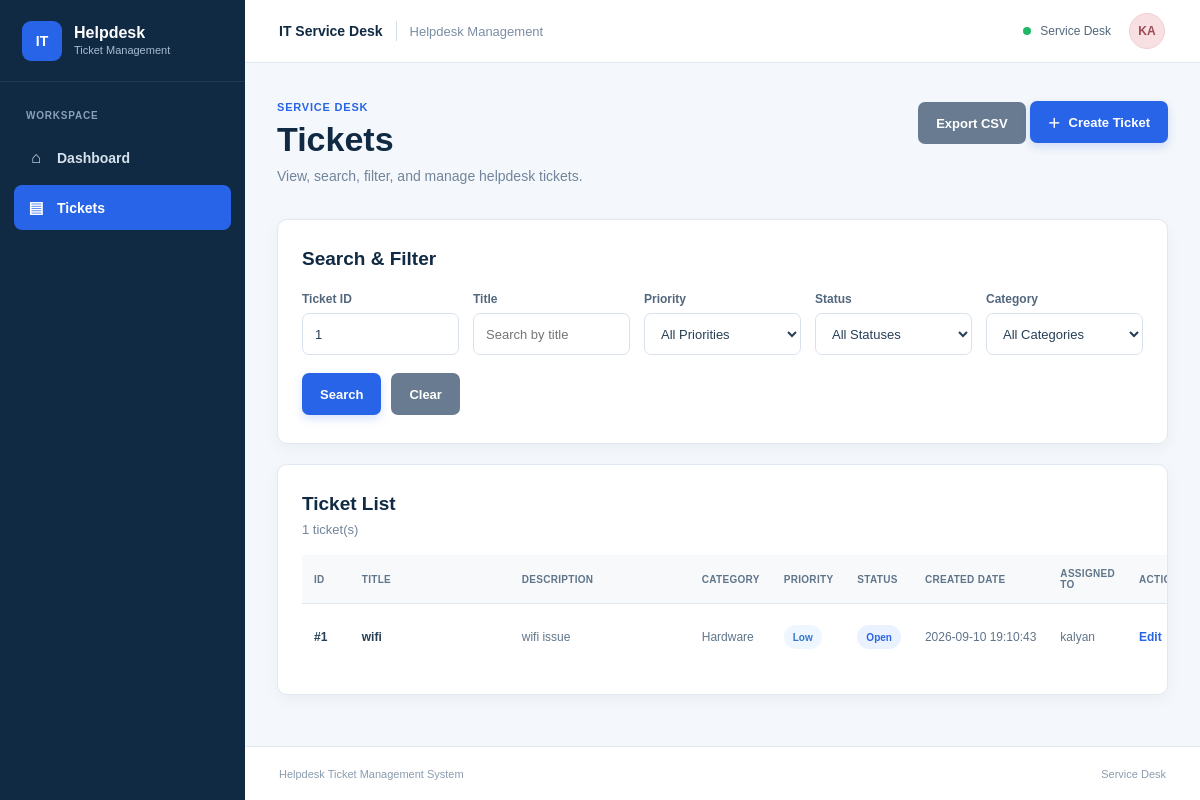
Screenshot of /tickets?ticket_id=1 (signed in) with the database file from the repository.
### tables this page shows
CREATE TABLE tickets (
                id INTEGER PRIMARY KEY AUTOINCREMENT,
                title TEXT NOT NULL,
                description TEXT NOT NULL,
                category TEXT NOT NULL,
                priority TEXT NOT NULL,
                status TEXT NOT NULL,
                created_date TEXT NOT NULL,
                assigned_to TEXT NOT NULL
            );

### app.py (the view)
@app.route("/tickets")
def tickets():
    if not session.get("logged_in"):
        return redirect(url_for("login"))
    ticket_id = request.args.get("ticket_id", "").strip()
    title = request.args.get("title", "").strip()
    priority = request.args.get("priority", "").strip()
    status = request.args.get("status", "").strip()
    category = request.args.get("category", "").strip()
    try:
        filtered_tickets = search_tickets(
            ticket_id=ticket_id or None,
            title=title or None,
            priority=priority or None,
            status=status or None,
            category=category or None,
        )
    except ValueError as error:
        flash(str(error), "danger")
        filtered_tickets = get_all_tickets()
    return render_template(
        "tickets.html",
        tickets=filtered_tickets,
        priorities=PRIORITIES,
        statuses=STATUSES,
        categories=CATEGORIES,
        selected_ticket_id=ticket_id,
        selected_title=title,
        selected_priority=priority,
        selected_status=status,
        selected_category=category,
    )

### database/db.py (called while the page is built)
def get_connection():
    connection = sqlite3.connect(DATABASE_PATH)
    connection.row_factory = sqlite3.Row
    return connection

### templates/tickets.html (shortened to what this page needs)
{% extends "base.html" %}
{% block content %}
<div class="page-heading">
    <div>
        <div class="eyebrow">SERVICE DESK</div>
        <h1>Tickets</h1>
        <p>
            View, search, filter, and manage helpdesk tickets.
        </p>
    </div>
    <div class="page-heading-actions">
        {% if session.get("role") == "Admin" %}
            <a href="{{ url_for('export_tickets_page') }}" class="btn btn-secondary">
                Export CSV
            </a>
        {% endif %}
        <a href="{{ url_for('create_ticket_page') }}" class="btn btn-primary">
            <span>＋</span>
            Create Ticket
        </a>
    </div>
</div>
<div class="card filter-card">
    <h2>Search &amp; Filter</h2>
    <form method="GET" action="{{ url_for('tickets') }}">
        <div class="filter-grid">
            <div class="form-group">
                <label for="ticket_id">
                    Ticket ID
                </label>
                <input
                    type="text"
                    id="ticket_id"
                    name="ticket_id"
                    value="{{ selected_ticket_id }}"
                    placeholder="Enter ticket ID"
                >
            </div>
            <div class="form-group">
                <label for="title">
                    Title
                </label>
                <input
                    type="text"
                    id="title"
                    name="title"
                    value="{{ selected_title }}"
                    placeholder="Search by title"
                >
            </div>
            <div class="form-group">
                <label for="priority">
                    Priority
                </label>
                <select
                    id="priority"
                    name="priority"
                >
                    <option value="">
                        All Priorities
                    </option>
                </select>
            </div>
            <div class="form-group">
                <label for="status">
                    Status
                </label>
                <select
                    id="status"
                    name="status"
                >
                    <option value="">
                        All Statuses
                    </option>
                </select>
            </div>
            <div class="form-group">
                <label for="category">
                    Category
                </label>
                <select
                    id="category"
                    name="category"
                >
                    <option value="">
                        All Categories
                    </option>
                </select>
            </div>
        </div>
        <div class="filter-actions">
            <button
                type="submit"
                class="btn btn-primary"
            >
                Search
            </button>
            <a
                href="{{ url_for('tickets') }}"
                class="btn btn-secondary"
            >
                Clear
            </a>
        </div>
    </form>
</div>
<div class="card">
    <div class="section-header">
        <div>
            <h2>
                Ticket List
            </h2>
            <p class="ticket-count">
                {{ tickets|length }} ticket(s)
            </p>
        </div>
    </div>
    {% if tickets %}
    <div class="table-container">
        <table class="ticket-table">
            <thead>
                <tr>
                    <th class="id-column">
                        ID
                    </th>
                    <th class="title-column">
                        Title
                    </th>
                    <th class="description-column">
                        Description
                    </th>
                    <th>
                        Category
                    </th>
                    <th>
                        Priority
                    </th>
                    <th>
                        Status
                    </th>
                    <th>
                        Created Date
                    </th>
                    <th>
                        Assigned To
                    </th>
                    <th class="actions-column">
                        Actions
                    </th>
                </tr>
            </thead>
            <tbody>
                {% for ticket in tickets %}
                <tr>
                    <td>
                        <strong>
                            #{{ ticket["id"] }}
                        </strong>
                    </td>
                    <td>
                        <strong>
                            {{ ticket["title"] }}
                        </strong>
                    </td>
                    <td class="description-cell">
                        {{ ticket["description"] }}
                    </td>
                    <td>
                        {{ ticket["category"] }}
                    </td>
                    <td>
                        <span
                            class="badge badge-{{ ticket['priority']|lower }}"
                        >
                            {{ ticket["priority"] }}
                        </span>
                    </td>
                    <td>
                        <span
                            class="badge badge-{{ ticket['status']|lower|replace(' ', '-') }}"
                        >
                            {{ ticket["status"] }}
                        </span>
                    </td>
                    <td class="date-cell">
                        {{ ticket["created_date"] }}
                    </td>
                    <td>
                        {{ ticket["assigned_to"] }}
                    </td>
                    <td>
                        <div class="actions">
                            <a
                                href="{{ url_for('edit_ticket', ticket_id=ticket['id']) }}"
                                class="action-edit"
                            >
                                Edit
                            </a>
                        </div>
                    </td>
                </tr>
                {% endfor %}
            </tbody>
        </table>
    </div>
    {% endif %}
</div>
{% endblock %}

### static/css/style.css (style rules this page uses)
* { box-sizing: border-box; margin: 0; padding: 0; }
html, body { min-height: 100%; }
body { font-family: Arial, Helvetica, sans-serif; background: #f4f7fb; color: #102a43; font-size: 14px; }
a { text-decoration: none; color: inherit; }
button, input, select, textarea { font-family: inherit; }
.page-heading { display: flex; align-items: flex-start; justify-content: space-between; gap: 30px; margin-bottom: 32px; }
.eyebrow { margin-bottom: 8px; color: #2864e8; font-size: 11px; font-weight: 700; letter-spacing: 0.8px; }
.page-heading h1 { margin-bottom: 8px; color: #102a43; font-size: 34px; line-height: 1.1; font-weight: 700; }
.page-heading p { color: #71849a; font-size: 14px; line-height: 1.5; }
.btn { min-height: 42px; padding: 0 18px; border: none; border-radius: 7px; display: inline-flex; align-items: center; justify-content: center; gap: 8px; font-size: 13px; font-weight: 700; cursor: pointer; transition: 0.2s ease; }
.btn-primary { background: #2864e8; color: #ffffff; box-shadow: 0 4px 10px rgba(40, 100, 232, 0.18); }
.btn-secondary { background: #687b91; color: #ffffff; }
.card { background: #ffffff; border: 1px solid #e1e8f0; border-radius: 10px; box-shadow: 0 5px 16px rgba(16, 42, 67, 0.045); }
.filter-card { padding: 28px 24px; margin-bottom: 20px; }
.filter-card h2 { margin-bottom: 22px; color: #102a43; font-size: 19px; }
.filter-grid { display: grid; grid-template-columns: repeat(5, minmax(0, 1fr)); gap: 14px; }
.form-group { display: flex; flex-direction: column; gap: 7px; }
.form-group label { color: #52677d; font-size: 12px; font-weight: 700; }
.form-group input, .form-group select, .form-group textarea { width: 100%; min-height: 42px; padding: 0 12px; border: 1px solid #d9e2ec; border-radius: 7px; background: #ffffff; color: #263f56; font-size: 13px; outline: none; }
.filter-actions { display: flex; gap: 10px; margin-top: 18px; }
.section-header { padding: 28px 24px 18px; }
.section-header h2 { color: #102a43; font-size: 19px; margin-bottom: 7px; }
.ticket-count { color: #71849a; font-size: 13px; }
.table-container { width: 100%; overflow-x: auto; padding: 0 24px 24px; }
.ticket-table { width: 100%; min-width: 950px; border-collapse: collapse; }
.ticket-table th { padding: 13px 12px; background: #f7f9fb; border-bottom: 1px solid #dfe6ee; color: #60758a; text-align: left; font-size: 10px; font-weight: 700; text-transform: uppercase; letter-spacing: 0.3px; }
.ticket-table td { padding: 16px 12px; border-bottom: 1px solid #edf1f5; color: #60758a; font-size: 12px; vertical-align: middle; }
.ticket-table tbody tr:last-child td { border-bottom: none; }
.ticket-table td strong { color: #263f56; }
.description-cell { max-width: 220px; white-space: nowrap; overflow: hidden; text-overflow: ellipsis; }
.date-cell { white-space: nowrap; }
.id-column { width: 55px; }
.title-column { min-width: 160px; }
.description-column { min-width: 180px; }
.actions-column { min-width: 125px; }
.actions { display: flex; align-items: center; gap: 10px; }
.action-edit { color: #2864e8; font-weight: 700; font-size: 12px; }
.badge { display: inline-flex; align-items: center; justify-content: center; min-height: 24px; padding: 0 9px; border-radius: 20px; font-size: 10px; font-weight: 700; }
.badge-low { background: #eef6ff; color: #3478c9; }
.badge-open { background: #eaf2ff; color: #2864e8; }

### rows the page displays
tickets: id "1", title "wifi", description "wifi issue", category "Hardware", priority "Low", status "Open", created_date "2026-09-10 19:10:43", assigned_to "kalyan"

### other values shown
{{ session.get("username", "U")[:2].upper() }} "KA"
{{ tickets|length }} "1"
